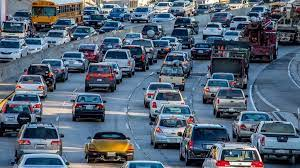
#> input picture traffic1.jpeg, 300 x 168 px
$ jupyter execute car_traffic_detection_best_one_mashallah.ipynb
#> lines starting #> are read from the running program, lines starting #| are printed output that depends on the picture; after the words box and inside, x2 and y2 are one past the last pixel; in counts of white or black regions, pixels touching at a corner belong together
<a href="https://colab.research.google.com/github/MYoussef885/Car-Traffic-Recognition-in-Images/blob/main/car_traffic_detection_best_one_mashallah.ipynb" target="_parent"></a>

[cell 1]
import cv2
from google.colab.patches import cv2_imshow
import numpy as np
import imutils

[cell 2]
# Read the traffic image
img = cv2.imread("traffic1.jpeg")
#> img is the input picture: shape (168, 300, 3); mean B, G, R 116.7, 99.1, 84

[cell 3]
# Convert the image to grayscale
gray = cv2.cvtColor(img, cv2.COLOR_BGR2GRAY)
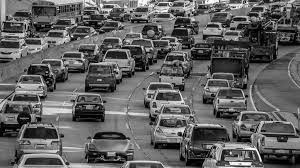
#> gray: shape (168, 300); min 0, max 255, mean 96.6

[cell 4]
# Apply bilateral filter
bfilter = cv2.bilateralFilter(gray, 11, 17, 17)

[cell 5]
# Perform Canny edge detection
edged = cv2.Canny(bfilter, 30, 200)
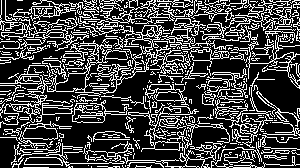
#> edged: shape (168, 300); 27.1% white in thin lines or dots

[cell 6]
# Find contours
keypoints = cv2.findContours(edged.copy(), cv2.RETR_TREE, cv2.CHAIN_APPROX_SIMPLE)
#> keypoints = 628 contours, 530 with area under 20; largest, box (x1, y1, x2, y2) and area: (92, 25, 186, 94) 926, (79, 0, 234, 38) 826, (0, 40, 128, 128) 608, (128, 105, 230, 155) 586, (1, 16, 89, 51) 373
contours = imutils.grab_contours(keypoints)
#> contours has the same summary as keypoints

cars_contours = []  # Create a list to store identified car contours

for contour in contours:
  perimeter = cv2.arcLength(contour, True)
  approx = cv2.approxPolyDP(contour, 0.02 * perimeter, True)  # Adjust epsilon value for more accurate approximation
  if len(approx) > 10:  # Adjust the minimum number of vertices to identify cars
    cars_contours.append(contour)
#> this loop made 628 passes
#> perimeter on passes 4, 9, 11: 37.31, 86.63, 22.49
#> after the loop, cars_contours = 80 contours, 46 with area under 20; largest, box (x1, y1, x2, y2) and area: (129, 3, 156, 22) 266, (24, 143, 125, 168) 264, (190, 47, 230, 67) 244, (206, 68, 248, 98) 224, (133, 51, 152, 74) 214

[cell 7]
car_area_mask = np.zeros(gray.shape, np.uint8)  # Create a mask for the car areas

cv2.drawContours(car_area_mask, cars_contours, -1, 255, -1)  # Draw contours on the mask
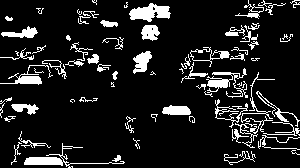
#> car_area_mask: shape (168, 300); 12% white; 72 white regions (17 under 20 px), largest, box (x1, y1, x2, y2) and area: (129, 3, 171, 22) 478, (24, 143, 125, 168) 449, (206, 68, 248, 98) 414

# Apply the mask to the original image
car_area_image = cv2.bitwise_and(img, img, mask=car_area_mask)
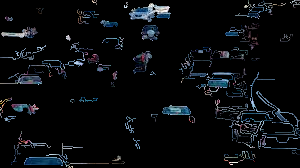
#> car_area_image: shape (168, 300, 3); mean B, G, R 13.6, 11.3, 9.3

# Display the car areas image
cv2_imshow(car_area_image)

[cell 8]
# Example: Draw bounding boxes around the detected car areas
for contour in cars_contours:
  (x, y, w, h) = cv2.boundingRect(contour)
  res = cv2.rectangle(img, (x, y), (x + w, y + h), (0, 255, 0), 3)
#> this loop made 80 passes
#> (x, y, w, h) on passes 1 to 12: (112, 155, 9, 7), (224, 151, 32, 14), (291, 150, 9, 5), (24, 143, 101, 25), (11, 142, 11, 23), (133, 138, 7, 11), (258, 135, 42, 15), (18, 131, 33, 17), (232, 129, 17, 14), (235, 123, 23, 25), (263, 122, 37, 14), (250, 116, 23, 18)
#> pass 2, `res = cv2.rectangle(img, (x, y), (x + w, y + h), (0, 255, 0), 3)`:
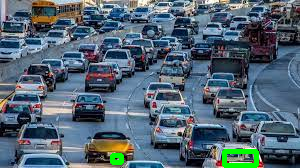
#> res: shape (168, 300, 3); mean B, G, R 115.5, 101, 82.7
#> pass 3, `res = cv2.rectangle(img, (x, y), (x + w, y + h), (0, 255, 0), 3)`:
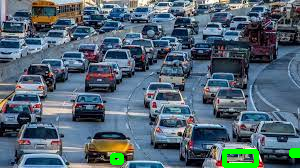
#> res: shape (168, 300, 3); 0.21% of pixels changed, all inside (x1, y1, x2, y2) = (289, 148, 300, 158)
#> after the loop:
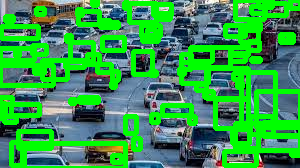
#> img: shape (168, 300, 3); mean B, G, R 76, 154.6, 53.9

# Display the result with bounding boxes around car areas
cv2_imshow(res)

$ run again, with download.jpeg copied over traffic1.jpeg
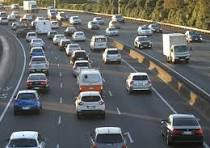
#> input picture download.jpeg, 210 x 148 px
#> img is the input picture: shape (148, 210, 3); mean B, G, R 99.6, 100.3, 98.4
#> `edged = cv2.Canny(bfilter, 30, 200)`:
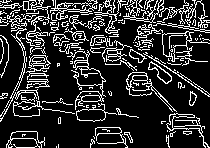
#> edged: shape (148, 210); 18.8% white in thin lines or dots
#> keypoints = 254 contours, 197 with area under 20; largest, box (x1, y1, x2, y2) and area: (162, 31, 210, 62) 453, (162, 33, 188, 62) 403, (76, 103, 117, 122) 300, (76, 109, 106, 122) 291, (67, 50, 106, 110) 251
#> contours has the same summary as keypoints
#> the loop `for contour in contours:` made 254 passes
#> perimeter on passes 3, 4, 6: 26.73, 7.66, 39.31
#> after the loop `for contour in contours:`: cars_contours = 40 contours, 21 with area under 20; largest, box (x1, y1, x2, y2) and area: (162, 31, 210, 62) 453, (162, 33, 188, 62) 403, (76, 103, 117, 122) 300, (67, 50, 106, 110) 251, (126, 72, 177, 112) 220
#> car_area_mask: shape (148, 210); 13% white; 38 white regions (7 under 20 px), largest, box (x1, y1, x2, y2) and area: (67, 50, 106, 110) 511, (153, 0, 210, 33) 374, (126, 72, 177, 112) 369
#> the loop `for contour in cars_contours:` made 40 passes
#> (x, y, w, h) on passes 1 to 8: (6, 131, 39, 17), (166, 113, 44, 35), (76, 103, 41, 19), (13, 100, 62, 17), (0, 93, 8, 6), (26, 83, 7, 6), (178, 82, 7, 7), (133, 82, 6, 4)
#> after the loop `for contour in cars_contours:`:
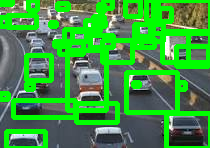
#> img: shape (148, 210, 3); mean B, G, R 64.8, 152, 62.9

$ run again, with traffic3.jpg copied over traffic1.jpeg
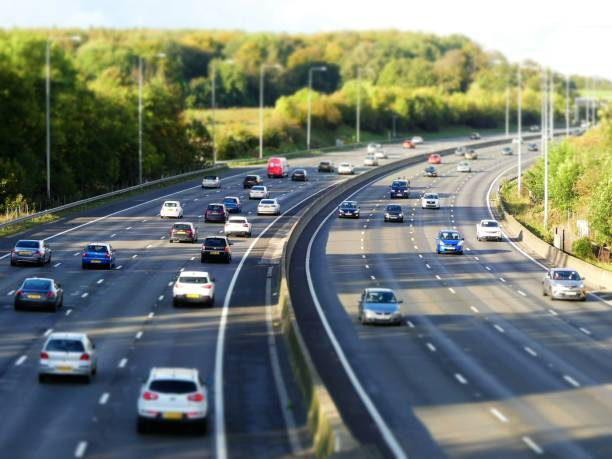
#> input picture traffic3.jpg, 612 x 459 px
#> img is the input picture: shape (459, 612, 3); mean B, G, R 115, 123.8, 115.9
#> edged: shape (459, 612); 9.8% white in thin lines or dots
#> keypoints = 681 contours, 512 with area under 20; largest, box (x1, y1, x2, y2) and area: (136, 168, 377, 459) 1144, (173, 268, 215, 298) 876, (173, 271, 215, 298) 841, (444, 165, 554, 271) 588, (149, 379, 197, 394) 576
#> contours has the same summary as keypoints
#> the loop `for contour in contours:` made 681 passes
#> perimeter on passes 1 to 3: 41.56, 39.21, 51.36
#> after the loop `for contour in contours:`: cars_contours = 94 contours, 49 with area under 20; largest, box (x1, y1, x2, y2) and area: (576, 172, 612, 212) 298, (553, 75, 587, 129) 268, (568, 106, 587, 128) 208, (574, 153, 612, 188) 190, (488, 205, 506, 222) 168
#> car_area_mask: shape (459, 612); 2.7% white in thin lines or dots, all inside (x1, y1, x2, y2) = (0, 37, 612, 402)
#> the loop `for contour in cars_contours:` made 94 passes
#> (x, y, w, h) on passes 1 to 8: (187, 393, 16, 9), (141, 392, 18, 9), (88, 368, 10, 12), (40, 358, 52, 13), (45, 339, 48, 22), (39, 327, 103, 30), (594, 294, 18, 7), (366, 290, 37, 14)
#> after the loop `for contour in cars_contours:`:
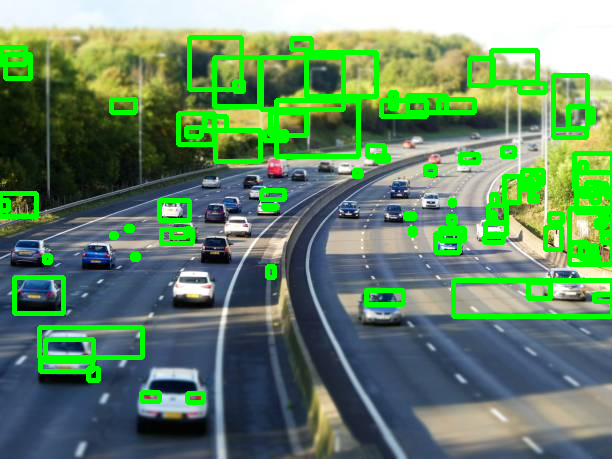
#> img: shape (459, 612, 3); 11.05% of pixels changed, all inside (x1, y1, x2, y2) = (0, 35, 612, 405)
